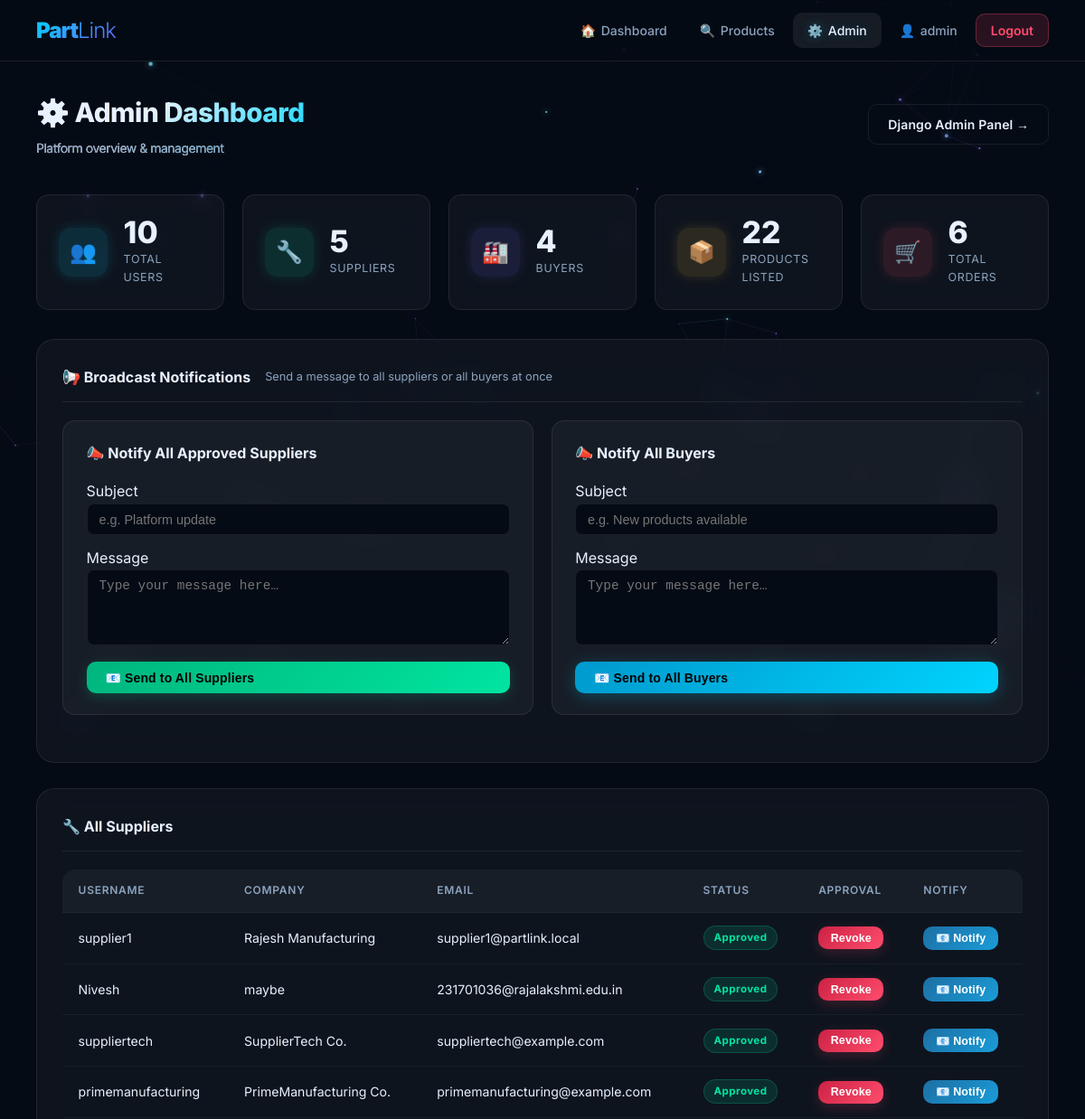
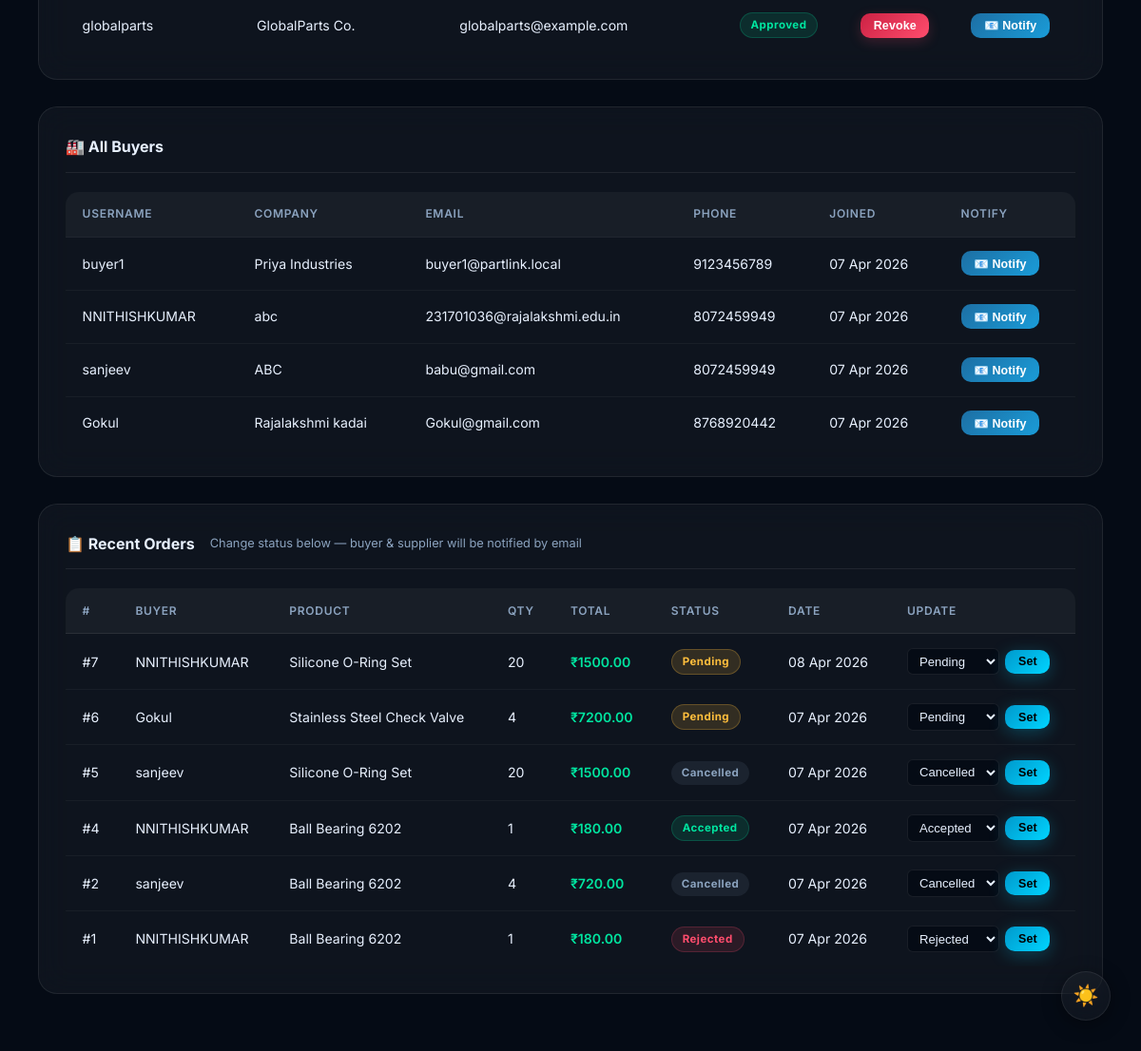
/dashboard/admin/ (signed in), run on the app's committed database (2 pictures, top to bottom).
### accounts/models.py (models this page shows, shortened)
class UserProfile(models.Model):
    ROLE_CHOICES = [
        ('supplier', 'Supplier'),  # Manufacturer who sells parts
        ('buyer', 'Buyer'),        # Industry that buys parts
    ]
    user = models.OneToOneField(User, on_delete=models.CASCADE, related_name='profile')
    role = models.CharField(max_length=20, choices=ROLE_CHOICES)
    phone = models.CharField(max_length=15, blank=True)
    company_name = models.CharField(max_length=200, blank=True)
    address = models.TextField(blank=True)
    is_approved = models.BooleanField(default=False)
    created_at = models.DateTimeField(auto_now_add=True)

### orders/models.py (models this page shows, shortened)
class Order(models.Model):
    STATUS_CHOICES = [
        ('pending',   'Pending'),        # Just placed by buyer
        ('accepted',  'Accepted'),       # Supplier accepted
        ('rejected',  'Rejected'),       # Supplier rejected
        ('shipped',   'Shipped'),        # Supplier shipped it
        ('delivered', 'Delivered'),      # Buyer confirmed delivery
        ('cancelled', 'Cancelled'),      # Buyer cancelled
    ]
    buyer    = models.ForeignKey(User, on_delete=models.CASCADE, related_name='orders')
    product  = models.ForeignKey(Product, on_delete=models.CASCADE, related_name='orders')
    quantity = models.PositiveIntegerField()
    total_price = models.DecimalField(max_digits=12, decimal_places=2)
    status = models.CharField(max_length=20, choices=STATUS_CHOICES, default='pending')
    delivery_address = models.TextField()
    notes = models.TextField(blank=True, help_text="Any special instructions")
    placed_at   = models.DateTimeField(auto_now_add=True)
    updated_at  = models.DateTimeField(auto_now=True)
    class Meta:
        ordering = ['-placed_at']  # Newest orders first

### products/models.py (models this page shows, shortened)
class Product(models.Model):
    supplier = models.ForeignKey(User, on_delete=models.CASCADE, related_name='products')
    category = models.ForeignKey(Category, on_delete=models.SET_NULL, null=True, blank=True)
    name = models.CharField(max_length=200)
    description = models.TextField()
    material = models.CharField(max_length=100, blank=True, help_text="e.g. Stainless Steel, Aluminium")
    specifications = models.TextField(blank=True, help_text="Dimensions, tolerances, etc.")
    price_per_unit = models.DecimalField(max_digits=10, decimal_places=2, help_text="Price in INR")
    minimum_order_qty = models.PositiveIntegerField(default=1, help_text="Minimum pieces per order")
    stock_quantity = models.PositiveIntegerField(default=0)
    image = models.ImageField(upload_to='products/', blank=True, null=True)
    is_active = models.BooleanField(default=True)
    created_at = models.DateTimeField(auto_now_add=True)
    updated_at = models.DateTimeField(auto_now=True)

### dashboard/views.py (the view)
# urls.py: path('admin/',                              views.admin_dashboard,        name='admin_dashboard'),
@login_required
def admin_dashboard(request):
    if not _is_admin(request.user):
        messages.error(request, 'Access denied.')
        return redirect('dashboard')
    context = {
        'total_users':       User.objects.count(),
        'total_suppliers':   UserProfile.objects.filter(role='supplier').count(),
        'total_buyers':      UserProfile.objects.filter(role='buyer').count(),
        'pending_suppliers': UserProfile.objects.filter(role='supplier', is_approved=False),
        'total_products':    Product.objects.count(),
        'total_orders':      Order.objects.count(),
        'recent_orders':     Order.objects.select_related('buyer', 'product').order_by('-placed_at')[:10],
        'all_suppliers':     UserProfile.objects.filter(role='supplier').select_related('user'),
        'all_buyers':        UserProfile.objects.filter(role='buyer').select_related('user'),
        'order_statuses':    Order.STATUS_CHOICES,
    }
    return render(request, 'dashboard/admin_dashboard.html', context)

### dashboard/views.py (called while the page is built)
def _is_admin(user):
    return user.is_superuser or user.is_staff

### dashboard/templates/dashboard/admin_dashboard.html (shortened to what this page needs)
{% extends 'base.html' %}
{% block content %}
<div class="main-content">
  <div class="page-header">
    <div class="page-title">
      ⚙️ Admin Dashboard
      <small>Platform overview &amp; management</small>
    </div>
    <a href="/admin/" class="btn btn-outline">Django Admin Panel →</a>
  </div>
  <div class="stats-grid">
    <div class="stat-card">
      <div class="stat-icon blue">👥</div>
      <div><div class="stat-value">{{ total_users }}</div><div class="stat-label">Total Users</div></div>
    </div>
    <div class="stat-card">
      <div class="stat-icon green">🔧</div>
      <div><div class="stat-value">{{ total_suppliers }}</div><div class="stat-label">Suppliers</div></div>
    </div>
    <div class="stat-card">
      <div class="stat-icon cyan">🏭</div>
      <div><div class="stat-value">{{ total_buyers }}</div><div class="stat-label">Buyers</div></div>
    </div>
    <div class="stat-card">
      <div class="stat-icon yellow">📦</div>
      <div><div class="stat-value">{{ total_products }}</div><div class="stat-label">Products Listed</div></div>
    </div>
    <div class="stat-card">
      <div class="stat-icon red">🛒</div>
      <div><div class="stat-value">{{ total_orders }}</div><div class="stat-label">Total Orders</div></div>
    </div>
  </div>
  <div class="card">
    <div class="card-title">📢 Broadcast Notifications
      <small style="font-size:.8rem;font-weight:400;color:var(--text-muted);margin-left:.5rem;">Send a message to all suppliers or all buyers at once</small>
    </div>
    <div class="broadcast-row">
      <div class="broadcast-card">
        <h4>📣 Notify All Approved Suppliers</h4>
        <form method="post" action="{% url 'notify_all_suppliers' %}">
          <label>Subject</label>
          <input type="text" name="subject" placeholder="e.g. Platform update" maxlength="200">
          <label>Message</label>
          <textarea name="message" rows="4" placeholder="Type your message here…" required></textarea>
          <button type="submit" class="btn btn-success" style="width:100%;">📧 Send to All Suppliers</button>
        </form>
      </div>
      <div class="broadcast-card">
        <h4>📣 Notify All Buyers</h4>
        <form method="post" action="{% url 'notify_all_buyers' %}">
          <label>Subject</label>
          <input type="text" name="subject" placeholder="e.g. New products available" maxlength="200">
          <label>Message</label>
          <textarea name="message" rows="4" placeholder="Type your message here…" required></textarea>
          <button type="submit" class="btn btn-primary" style="width:100%;">📧 Send to All Buyers</button>
        </form>
      </div>
    </div>
  </div>
  <div class="card">
    <div class="card-title">🔧 All Suppliers</div>
    <div class="table-wrap">
      <table>
        <thead>
          <tr>
            <th>Username</th><th>Company</th><th>Email</th>
            <th>Status</th><th>Approval</th><th>Notify</th>
          </tr>
        </thead>
        <tbody>
          {% for profile in all_suppliers %}
          <tr>
            <td>{{ profile.user.username }}</td>
            <td>{{ profile.company_name|default:"—" }}</td>
            <td>{{ profile.user.email|default:"—" }}</td>
            <td>
              <span class="badge {% if profile.is_approved %}badge-approved{% else %}badge-unapproved{% endif %}">
                {% if profile.is_approved %}Approved{% else %}Pending{% endif %}
              </span>
            </td>
            <td>
              {% if profile.is_approved %}
              <form method="post" action="{% url 'reject_supplier' profile.user.id %}" style="display:inline;">
                <button class="btn btn-danger btn-sm">Revoke</button>
              </form>
              {% else %}
              <form method="post" action="{% url 'approve_supplier' profile.user.id %}" style="display:inline;">
                {% csrf_token %}
                <button class="btn btn-success btn-sm">Approve</button>
              </form>
              {% endif %}
            </td>
            <td>
              <button class="btn btn-notify btn-sm"
                      onclick="openNotifyModal('supplier','{{ profile.user.id }}','{{ profile.user.username }}')">
                📧 Notify
              </button>
            </td>
          </tr>
          {% empty %}
          <tr><td colspan="6" style="text-align:center;color:var(--text-muted);">No suppliers registered.</td></tr>
          {% endfor %}
        </tbody>
      </table>
    </div>
  </div>
  <div class="card">
    <div class="card-title">🏭 All Buyers</div>
    <div class="table-wrap">
      <table>
        <thead>
          <tr><th>Username</th><th>Company</th><th>Email</th><th>Phone</th><th>Joined</th><th>Notify</th></tr>
        </thead>
        <tbody>
          {% for profile in all_buyers %}
          <tr>
            <td>{{ profile.user.username }}</td>
            <td>{{ profile.company_name|default:"—" }}</td>
            <td>{{ profile.user.email|default:"—" }}</td>
            <td>{{ profile.phone|default:"—" }}</td>
            <td>{{ profile.created_at|date:"d M Y" }}</td>
            <td>
              <button class="btn btn-notify btn-sm"
                      onclick="openNotifyModal('buyer','{{ profile.user.id }}','{{ profile.user.username }}')">
                📧 Notify
              </button>
            </td>
          </tr>
          {% empty %}
          <tr><td colspan="6" style="text-align:center;color:var(--text-muted);">No buyers registered.</td></tr>
          {% endfor %}
        </tbody>
      </table>
    </div>
  </div>
  <div class="card">
    <div class="card-title">📋 Recent Orders
      <small style="font-size:.8rem;font-weight:400;color:var(--text-muted);margin-left:.5rem;">Change status below — buyer &amp; supplier will be notified by email</small>
    </div>
    {% if recent_orders %}
    <div class="table-wrap">
      <table>
        <thead>
          <tr><th>#</th><th>Buyer</th><th>Product</th><th>Qty</th><th>Total</th><th>Status</th><th>Date</th><th>Update</th></tr>
        </thead>
        <tbody>
          {% for order in recent_orders %}
          <tr>
            <td>#{{ order.id }}</td>
            <td>{{ order.buyer.username }}</td>
            <td>{{ order.product.name }}</td>
            <td>{{ order.quantity }}</td>
            <td style="color:var(--success);font-weight:600;">₹{{ order.total_price }}</td>
            <td><span class="badge badge-{{ order.status }}">{{ order.get_status_display }}</span></td>
            <td>{{ order.placed_at|date:"d M Y" }}</td>
            <td>
              <form method="post" action="{% url 'update_order_status' order.id %}" style="display:flex;gap:.4rem;align-items:center;">
                <select name="status" class="status-select">
                  {% for val, label in order_statuses %}
                  <option value="{{ val }}" {% if order.status == val %}selected{% endif %}>{{ label }}</option>
                  {% endfor %}
                </select>
                <button type="submit" class="btn btn-primary btn-sm">Set</button>
              </form>
            </td>
          </tr>
          {% endfor %}
        </tbody>
      </table>
    </div>
    {% else %}
    <div class="empty-state"><div class="icon">📭</div><p>No orders yet.</p></div>
    {% endif %}
  </div>
</div>
{% endblock %}

### templates/base.html (shortened to what this page needs)
{% load static %}
<!DOCTYPE html>
<html lang="en">
<head>
  <link rel="stylesheet" href="{% static 'css/style.css' %}"/>
</head>
<body>
<canvas id="bg-canvas"></canvas>
<nav class="navbar">
  <a href="/" class="navbar-brand">Part<span style="font-weight:300">Link</span></a>
  <div class="nav-links">
    {% if user.is_authenticated %}
      <a href="{% url 'dashboard' %}">🏠 <span>Dashboard</span></a>
      <a href="{% url 'product_list' %}">🔍 <span>Products</span></a>
      {% if user.is_superuser or user.is_staff %}
        <a href="{% url 'admin_dashboard' %}">⚙️ <span>Admin</span></a>
      {% elif user.profile.is_supplier %}
        <a href="{% url 'supplier_products' %}">📦 <span>My Products</span></a>
        <a href="{% url 'supplier_orders' %}">📋 <span>Orders</span></a>
      {% elif user.profile.is_buyer %}
        <a href="{% url 'buyer_orders' %}">🛒 <span>My Orders</span></a>
      {% endif %}
      <a href="{% url 'profile' %}">👤 <span>{{ user.first_name|default:user.username }}</span></a>
      <a href="{% url 'logout' %}" class="btn-logout">Logout</a>
    {% else %}
      <a href="{% url 'login' %}">🔑 <span>Login</span></a>
      <a href="{% url 'register' %}" class="btn btn-primary btn-sm" style="margin-left:0.5rem;">Sign Up</a>
    {% endif %}
  </div>
</nav>
{% block content %}{% endblock %}
<button class="theme-toggle" id="themeToggleBtn" aria-label="Toggle Theme">
  <span id="themeIcon">☀️</span>
</button>
</body>
</html>

### dashboard/templates/dashboard/admin_dashboard.html (style rules this page uses)
.broadcast-row { display:grid; grid-template-columns:1fr 1fr; gap:1.2rem; margin-bottom:1.5rem; }
.broadcast-card { background: var(--card-bg); border: 1px solid var(--border); border-radius: 14px; padding: 1.4rem 1.6rem; }
.broadcast-card h4 { margin:0 0 1rem; font-size:1rem; }
.broadcast-card input[type=text], .broadcast-card textarea { width:100%; box-sizing:border-box; background:var(--bg); border:1px solid var(--border); color:var(--text); border-radius:8px; padding:.55rem .8rem; margin-bottom:.7rem; font-size:.9rem; resize:vertical; }
.btn-notify { background: linear-gradient(135deg,#1d6fa4,#1a9cd8); color:#fff; }
.status-select { background: var(--bg); color: var(--text); border: 1px solid var(--border); border-radius: 6px; padding: .3rem .5rem; font-size:.82rem; cursor:pointer; }

### data on the page
UserProfile: user.username "supplier1", company_name "Rajesh Manufacturing", user.email "supplier1@partlink.local", is_approved "Approved"
UserProfile: user.username "Nivesh", company_name "maybe", user.email "231701036@rajalakshmi.edu.in", is_approved "Approved"
UserProfile: user.username "suppliertech", company_name "SupplierTech Co.", user.email "suppliertech@example.com", is_approved "Approved"
UserProfile: user.username "primemanufacturing", company_name "PrimeManufacturing Co.", user.email "primemanufacturing@example.com", is_approved "Approved"
UserProfile: user.username "globalparts", company_name "GlobalParts Co.", user.email "globalparts@example.com", is_approved "Approved"
UserProfile: user.username "buyer1", company_name "Priya Industries", user.email "buyer1@partlink.local", phone "9123456789", created_at "07 Apr 2026"
UserProfile: user.username "NNITHISHKUMAR", company_name "abc", user.email "231701036@rajalakshmi.edu.in", phone "8072459949", created_at "07 Apr 2026"
UserProfile: user.username "sanjeev", company_name "ABC", user.email "babu@gmail.com", phone "8072459949", created_at "07 Apr 2026"
UserProfile: user.username "Gokul", company_name "Rajalakshmi kadai", user.email "Gokul@gmail.com", phone "8768920442", created_at "07 Apr 2026"
Order: id "7", buyer.username "NNITHISHKUMAR", product.name "Silicone O-Ring Set", quantity "20", total_price "1500.00", status "Pending", placed_at "08 Apr 2026"
Order: id "6", buyer.username "Gokul", product.name "Stainless Steel Check Valve", quantity "4", total_price "7200.00", status "Pending", placed_at "07 Apr 2026"
Order: id "5", buyer.username "sanjeev", product.name "Silicone O-Ring Set", quantity "20", total_price "1500.00", status "Cancelled", placed_at "07 Apr 2026"
Order: id "4", buyer.username "NNITHISHKUMAR", product.name "Ball Bearing 6202", quantity "1", total_price "180.00", status "Accepted", placed_at "07 Apr 2026"
Order: id "2", buyer.username "sanjeev", product.name "Ball Bearing 6202", quantity "4", total_price "720.00", status "Cancelled", placed_at "07 Apr 2026"
Order: id "1", buyer.username "NNITHISHKUMAR", product.name "Ball Bearing 6202", quantity "1", total_price "180.00", status "Rejected", placed_at "07 Apr 2026"

### other printed values
{{ user.first_name|default:user.username }} "admin"
{{ total_users }} "10"
{{ total_suppliers }} "5"
{{ total_buyers }} "4"
{{ total_products }} "22"
{{ total_orders }} "6"
